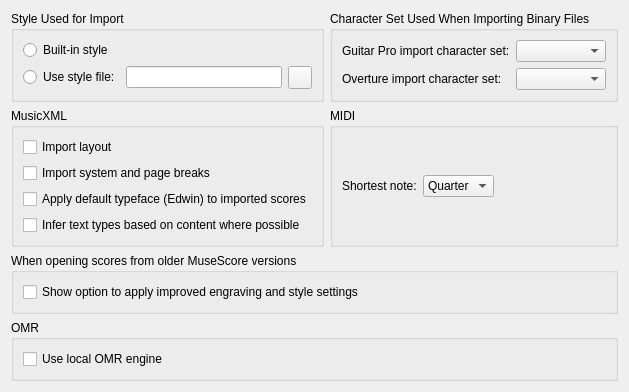
     <widget class="QWidget" name="tabImport">
      <property name="accessibleName">
       <string>Import tab</string>
      </property>
      <attribute name="title">
       <string>Import</string>
      </attribute>
      <layout class="QGridLayout" name="gridLayout_16">
       <item row="2" column="0">
        <widget class="QGroupBox" name="MusicXML">
         <property name="sizePolicy">
          <sizepolicy hsizetype="Preferred" vsizetype="Preferred">
           <horstretch>0</horstretch>
           <verstretch>0</verstretch>
          </sizepolicy>
         </property>
         <property name="accessibleName">
          <string notr="true">MusicXML</string>
         </property>
         <property name="title">
          <string notr="true">MusicXML</string>
         </property>
         <layout class="QVBoxLayout" name="verticalLayout_13">
          <item>
           <widget class="QCheckBox" name="importLayout">
            <property name="text">
             <string>Import layout</string>
            </property>
           </widget>
          </item>
          <item>
           <widget class="QCheckBox" name="importBreaks">
            <property name="text">
             <string>Import system and page breaks</string>
            </property>
           </widget>
          </item>
          <item>
           <widget class="QCheckBox" name="applyDefaultTypeFaceToImportedScores">
            <property name="text">
             <string>Apply default typeface (Edwin) to imported scores</string>
            </property>
           </widget>
          </item>
          <item>
           <widget class="QCheckBox" name="inferTextTypes">
            <property name="text">
             <string>Infer text types based on content where possible</string>
            </property>
           </widget>
          </item>
         </layout>
        </widget>
       </item>
       <item row="0" column="0">
        <widget class="QGroupBox" name="styleUsedForImport">
         <property name="title">
          <string>Style Used for Import</string>
         </property>
         <layout class="QGridLayout" name="gridLayout8">
          <item row="1" column="2">
           <widget class="QToolButton" name="styleFileButton">
            <property name="accessibleName">
             <string>Choose style</string>
            </property>
            <property name="accessibleDescription">
             <string>Opens a file dialog for selecting a style file</string>
            </property>
            <property name="text">
             <string notr="true"/>
            </property>
            <property name="icon">
             <iconset resource="musescore.qrc">
              <normaloff>:/data/icons/document-open.svg</normaloff>:/data/icons/document-open.svg</iconset>
            </property>
           </widget>
          </item>
          <item row="1" column="0">
           <widget class="QRadioButton" name="useImportStyleFile">
            <property name="text">
             <string>Use style file:</string>
            </property>
           </widget>
          </item>
          <item row="1" column="1">
           <widget class="QLineEdit" name="importStyleFile">
            <property name="accessibleName">
             <string>Use style file</string>
            </property>
            <property name="accessibleDescription">
             <string>Insert path to style file</string>
            </property>
           </widget>
          </item>
          <item row="0" column="0" colspan="3">
           <widget class="QRadioButton" name="useImportBuiltinStyle">
            <property name="text">
             <string>Built-in style</string>
            </property>
           </widget>
          </item>
         </layout>
        </widget>
       </item>
       <item row="2" column="1">
        <widget class="QGroupBox" name="MIDI">
         <property name="accessibleName">
          <string notr="true">MIDI</string>
         </property>
         <property name="title">
          <string notr="true">MIDI</string>
         </property>
         <layout class="QHBoxLayout" name="horizontalLayout_10">
          <item>
           <widget class="QLabel" name="label_shortestNote">
            <property name="text">
             <string>Shortest note:</string>
            </property>
           </widget>
          </item>
          <item>
           <widget class="QComboBox" name="shortestNote">
            <property name="accessibleName">
             <string>Shortest note</string>
            </property>
            <property name="accessibleDescription">
             <string>Choose the shortest note value</string>
            </property>
            <property name="currentIndex">
             <number>0</number>
            </property>
            <item>
             <property name="text">
              <string>Quarter</string>
             </property>
            </item>
            <item>
             <property name="text">
              <string>Eighth</string>
             </property>
            </item>
            <item>
             <property name="text">
              <string>16th</string>
             </property>
            </item>
            <item>
             <property name="text">
              <string>32nd</string>
             </property>
            </item>
            <item>
             <property name="text">
              <string>64th</string>
             </property>
            </item>
            <item>
             <property name="text">
              <string>128th</string>
             </property>
            </item>
            <item>
             <property name="text">
              <string>256th</string>
             </property>
            </item>
            <item>
             <property name="text">
              <string>512th</string>
             </property>
            </item>
            <item>
             <property name="text">
              <string>1024th</string>
             </property>
            </item>
           </widget>
          </item>
          <item>
           <spacer name="horizontalSpacer_16">
            <property name="orientation">
             <enum>Qt::Horizontal</enum>
            </property>
            <property name="sizeHint" stdset="0">
             <size>
              <width>0</width>
              <height>0</height>
             </size>
            </property>
           </spacer>
          </item>
         </layout>
        </widget>
       </item>
       <item row="0" column="1">
        <widget class="QGroupBox" name="characterSetUsedWhenImportingBinaryFiles">
         <property name="title">
          <string>Character Set Used When Importing Binary Files</string>
         </property>
         <layout class="QFormLayout" name="formLayout_2">
          <item row="0" column="0">
           <widget class="QLabel" name="label_guitarProImportCharacterSet">
            <property name="text">
             <string>Guitar Pro import character set:</string>
            </property>
           </widget>
          </item>
          <item row="0" column="1">
           <widget class="QComboBox" name="importCharsetListGP">
            <property name="accessibleName">
             <string>Guitar Pro import character set</string>
            </property>
            <property name="accessibleDescription">
             <string>Choose Guitar Pro import character set</string>
            </property>
           </widget>
          </item>
          <item row="1" column="0">
           <widget class="QLabel" name="label_overtureImportCharacterSet">
            <property name="text">
             <string>Overture import character set:</string>
            </property>
           </widget>
          </item>
          <item row="1" column="1">
           <widget class="QComboBox" name="importCharsetListOve">
            <property name="accessibleName">
             <string>Overture import character set</string>
            </property>
            <property name="accessibleDescription">
             <string>Choose Overture import character set</string>
            </property>
           </widget>
          </item>
         </layout>
        </widget>
       </item>
       <item row="6" column="0" colspan="2">
        <widget class="QGroupBox" name="groupBox_omr">
         <property name="title">
          <string>OMR</string>
         </property>
         <layout class="QGridLayout" name="gridLayout_omr">
          <item row="0" column="0">
           <widget class="QCheckBox" name="useLocalAvsOmr">
            <property name="text">
             <string>Use local OMR engine</string>
            </property>
           </widget>
          </item>
         </layout>
        </widget>
       </item>
       <item row="5" column="0" colspan="2">
        <widget class="QGroupBox" name="groupBox_scoreMigration">
         <property name="title">
          <string>When opening scores from older MuseScore versions</string>
         </property>
         <layout class="QGridLayout" name="gridScoreMigration">
          <item row="0" column="0">
           <widget class="QCheckBox" name="scoreMigrationEnabled">
            <property name="text">
             <string>Show option to apply improved engraving and style settings</string>
            </property>
           </widget>
          </item>
         </layout>
        </widget>
       </item>
       <item row="7" column="0" colspan="2">
        <spacer>
         <property name="orientation">
          <enum>Qt::Vertical</enum>
         </property>
         <property name="sizeHint" stdset="0">
          <size>
           <width>0</width>
           <height>0</height>
          </size>
         </property>
        </spacer>
       </item>
      </layout>
     </widget>
